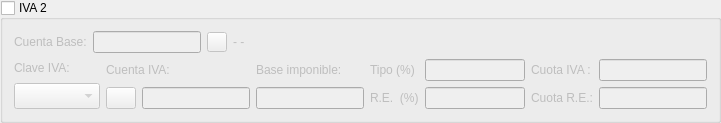
        <widget class="QGroupBox" name="groupBox_2">
         <property name="title">
          <string>IVA 2</string>
         </property>
         <property name="checkable">
          <bool>true</bool>
         </property>
         <property name="checked">
          <bool>false</bool>
         </property>
         <layout class="QVBoxLayout">
          <item>
           <layout class="QHBoxLayout">
            <item>
             <widget class="QLabel" name="textLabel1_3">
              <property name="lineWidth">
               <number>1</number>
              </property>
              <property name="text">
               <string>Cuenta Base:</string>
              </property>
              <property name="wordWrap">
               <bool>false</bool>
              </property>
             </widget>
            </item>
            <item>
             <widget class="QLineEdit" name="CtabaselineEdit_2">
              <property name="sizePolicy">
               <sizepolicy hsizetype="Fixed" vsizetype="Fixed">
                <horstretch>0</horstretch>
                <verstretch>0</verstretch>
               </sizepolicy>
              </property>
              <property name="maxLength">
               <number>40</number>
              </property>
             </widget>
            </item>
            <item>
             <widget class="QPushButton" name="buscabasepushButton_2">
              <property name="sizePolicy">
               <sizepolicy hsizetype="Minimum" vsizetype="Minimum">
                <horstretch>0</horstretch>
                <verstretch>0</verstretch>
               </sizepolicy>
              </property>
              <property name="minimumSize">
               <size>
                <width>15</width>
                <height>15</height>
               </size>
              </property>
              <property name="maximumSize">
               <size>
                <width>20</width>
                <height>20</height>
               </size>
              </property>
              <property name="text">
               <string/>
              </property>
              <property name="icon">
               <iconset resource="keme.qrc">
                <normaloff>:/iconos/graf/viewer.xpm</normaloff>:/iconos/graf/viewer.xpm</iconset>
              </property>
             </widget>
            </item>
            <item>
             <widget class="QLabel" name="basetextLabel_2">
              <property name="sizePolicy">
               <sizepolicy hsizetype="Expanding" vsizetype="Preferred">
                <horstretch>0</horstretch>
                <verstretch>0</verstretch>
               </sizepolicy>
              </property>
              <property name="text">
               <string>- -</string>
              </property>
              <property name="wordWrap">
               <bool>false</bool>
              </property>
             </widget>
            </item>
           </layout>
          </item>
          <item>
           <layout class="QHBoxLayout">
            <item>
             <layout class="QVBoxLayout">
              <property name="spacing">
               <number>6</number>
              </property>
              <property name="leftMargin">
               <number>0</number>
              </property>
              <property name="topMargin">
               <number>0</number>
              </property>
              <property name="rightMargin">
               <number>0</number>
              </property>
              <property name="bottomMargin">
               <number>0</number>
              </property>
              <item>
               <widget class="QLabel" name="TextLabel3_2">
                <property name="text">
                 <string>Clave IVA:</string>
                </property>
                <property name="wordWrap">
                 <bool>false</bool>
                </property>
               </widget>
              </item>
              <item>
               <widget class="QComboBox" name="ClaveivacomboBox_2">
                <property name="font">
                 <font>
                  <pointsize>11</pointsize>
                 </font>
                </property>
               </widget>
              </item>
             </layout>
            </item>
            <item>
             <layout class="QVBoxLayout">
              <property name="spacing">
               <number>6</number>
              </property>
              <property name="leftMargin">
               <number>0</number>
              </property>
              <property name="topMargin">
               <number>0</number>
              </property>
              <property name="rightMargin">
               <number>0</number>
              </property>
              <property name="bottomMargin">
               <number>0</number>
              </property>
              <item>
               <widget class="QLabel" name="textLabel4_2">
                <property name="text">
                 <string>Cuenta IVA:</string>
                </property>
                <property name="wordWrap">
                 <bool>false</bool>
                </property>
               </widget>
              </item>
              <item>
               <layout class="QHBoxLayout">
                <property name="spacing">
                 <number>6</number>
                </property>
                <property name="leftMargin">
                 <number>0</number>
                </property>
                <property name="topMargin">
                 <number>0</number>
                </property>
                <property name="rightMargin">
                 <number>0</number>
                </property>
                <property name="bottomMargin">
                 <number>0</number>
                </property>
                <item>
                 <widget class="QPushButton" name="buscaivapushButton_2">
                  <property name="minimumSize">
                   <size>
                    <width>15</width>
                    <height>15</height>
                   </size>
                  </property>
                  <property name="maximumSize">
                   <size>
                    <width>30</width>
                    <height>30</height>
                   </size>
                  </property>
                  <property name="text">
                   <string/>
                  </property>
                  <property name="icon">
                   <iconset resource="keme.qrc">
                    <normaloff>:/iconos/graf/viewer.xpm</normaloff>:/iconos/graf/viewer.xpm</iconset>
                  </property>
                 </widget>
                </item>
                <item>
                 <widget class="QLineEdit" name="CtaivalineEdit_2">
                  <property name="maxLength">
                   <number>40</number>
                  </property>
                 </widget>
                </item>
               </layout>
              </item>
             </layout>
            </item>
            <item>
             <layout class="QVBoxLayout">
              <item>
               <widget class="QLabel" name="textLabel2_2">
                <property name="text">
                 <string>Base imponible:</string>
                </property>
                <property name="wordWrap">
                 <bool>false</bool>
                </property>
               </widget>
              </item>
              <item>
               <widget class="QLineEdit" name="baselineEdit_2"/>
              </item>
             </layout>
            </item>
            <item>
             <layout class="QGridLayout">
              <property name="leftMargin">
               <number>0</number>
              </property>
              <property name="topMargin">
               <number>0</number>
              </property>
              <property name="rightMargin">
               <number>0</number>
              </property>
              <property name="bottomMargin">
               <number>0</number>
              </property>
              <property name="spacing">
               <number>6</number>
              </property>
              <item row="0" column="0">
               <widget class="QLabel" name="textLabel6_2">
                <property name="text">
                 <string>Tipo (%)</string>
                </property>
                <property name="wordWrap">
                 <bool>false</bool>
                </property>
               </widget>
              </item>
              <item row="0" column="1">
               <widget class="QLineEdit" name="TipolineEdit_2">
                <property name="maximumSize">
                 <size>
                  <width>100</width>
                  <height>32767</height>
                 </size>
                </property>
                <property name="text">
                 <string/>
                </property>
                <property name="readOnly">
                 <bool>true</bool>
                </property>
               </widget>
              </item>
              <item row="1" column="1">
               <widget class="QLineEdit" name="RElineEdit_2">
                <property name="maximumSize">
                 <size>
                  <width>100</width>
                  <height>32767</height>
                 </size>
                </property>
                <property name="readOnly">
                 <bool>true</bool>
                </property>
               </widget>
              </item>
              <item row="1" column="0">
               <widget class="QLabel" name="textLabel1_4">
                <property name="text">
                 <string>R.E.  (%)</string>
                </property>
                <property name="wordWrap">
                 <bool>false</bool>
                </property>
               </widget>
              </item>
             </layout>
            </item>
            <item>
             <layout class="QGridLayout">
              <property name="leftMargin">
               <number>0</number>
              </property>
              <property name="topMargin">
               <number>0</number>
              </property>
              <property name="rightMargin">
               <number>0</number>
              </property>
              <property name="bottomMargin">
               <number>0</number>
              </property>
              <property name="spacing">
               <number>6</number>
              </property>
              <item row="0" column="1">
               <widget class="QLineEdit" name="CuotalineEdit_2">
                <property name="maximumSize">
                 <size>
                  <width>200</width>
                  <height>32767</height>
                 </size>
                </property>
                <property name="readOnly">
                 <bool>true</bool>
                </property>
               </widget>
              </item>
              <item row="1" column="1">
               <widget class="QLineEdit" name="CuotaRElineEdit_2">
                <property name="maximumSize">
                 <size>
                  <width>200</width>
                  <height>32767</height>
                 </size>
                </property>
                <property name="readOnly">
                 <bool>true</bool>
                </property>
               </widget>
              </item>
              <item row="0" column="0">
               <widget class="QLabel" name="textLabel7_3">
                <property name="text">
                 <string>Cuota IVA :</string>
                </property>
                <property name="wordWrap">
                 <bool>false</bool>
                </property>
               </widget>
              </item>
              <item row="1" column="0">
               <widget class="QLabel" name="textLabel7_4">
                <property name="text">
                 <string>Cuota R.E.:</string>
                </property>
                <property name="wordWrap">
                 <bool>false</bool>
                </property>
               </widget>
              </item>
             </layout>
            </item>
           </layout>
          </item>
         </layout>
        </widget>
